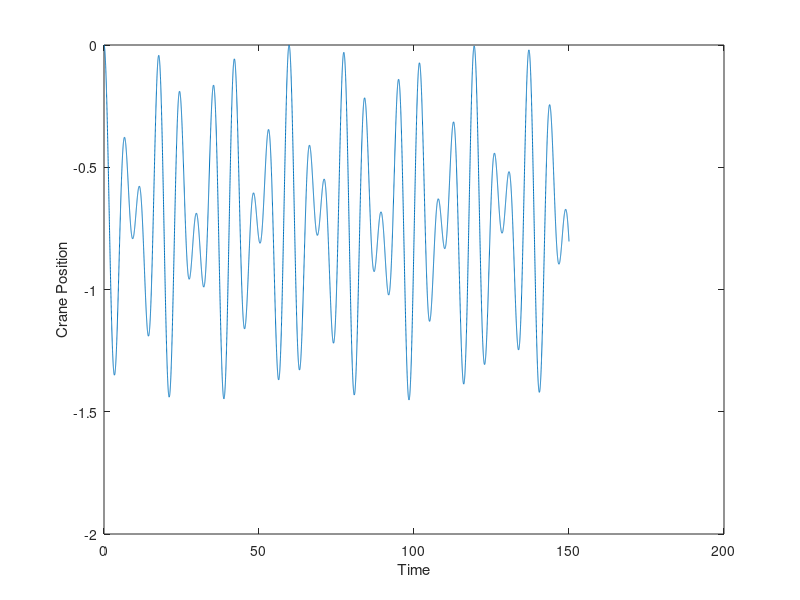
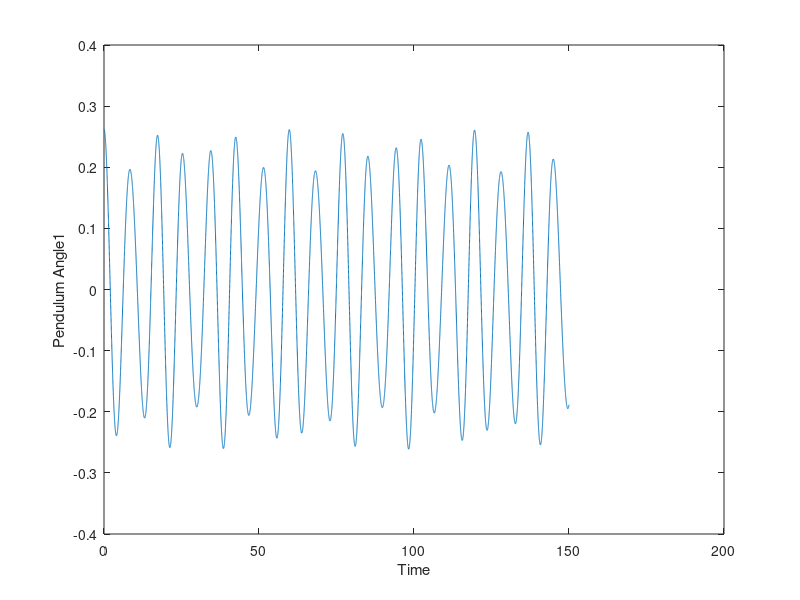
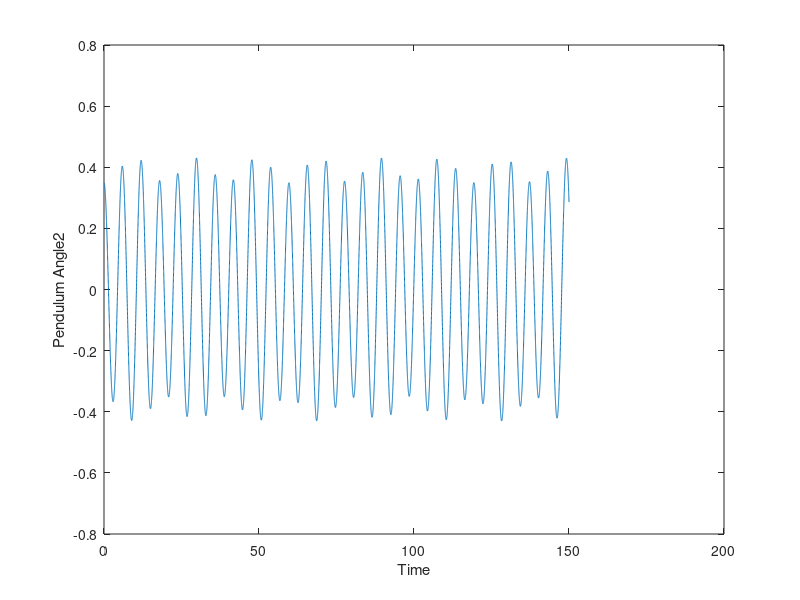

Reproduce these figures in MATLAB, in order.
clc 
clear all

M=1000;
m1=100;m2=100;
l1=20;l2=10;
g=10;

%%State Space form of the System
%%%%%%%% X = A*x +B*u%%%%%%%%%%%
A=[0 1 0 0 0 0
    0 0 (-g*m1)/M 0 (-g*m2)/M 0
    0 0 0 1 0 0
    0 0 (-g*(m1+M))/(M*l1) 0 (-g*m2)/(M*l1) 0
    0 0 0 0 0 1
    0 0 (-g*m1)/(M*l2) 0 (-g*(m2+M))/(M*l2) 0 ];
    
%size(A)
B=[ 0
    1/M
    0
    1/(M*l1)
    0
    1/(M*l2)];

C= [ 1 0 0 0 0 0 
      0 0 1 0 0 0
      0 0 0 0 1 0];
  %% Initial Value Conditions
  % 1. Initial Value Conditions are arbitrary
  % 2. Angular Velocity and the Liner velocity and Position are Assumed to
  % Be zero
  % Pendulam initial positions are 15*pi/180 and %10*Pi/180
  
  X=[0,0,15*pi/180,0,20*pi/180,0];
  t=0:0.01:150;
  dim_t= size(t);
  F = zeros(dim_t);
 
  %Defining The Parameters of the State for Visualization
  States={'x' 'x_dot' 'theta1' 'theta1_dot' 'theta2' 'theta2_dot'};
  input={'F'};
  Outputs = {'x'; 'alpha1'; 'alpha2'};
  
  %State
  sys=ss(A,B,C,0,'statename',States,'inputname',input,'outputname',Outputs);
  [Y, t_T, X_T] = lsim(sys, F, t, X);
  
  %% Visualization

  figure,
  plot(t, Y(:,1));
  xlabel('Time'); ylabel('Crane Position');

  figure,
  plot(t, Y(:,2));
  xlabel('Time'); ylabel('Pendulum Angle1');

  figure,
  plot(t, Y(:,3));
  xlabel('Time'); ylabel('Pendulum Angle2');

  